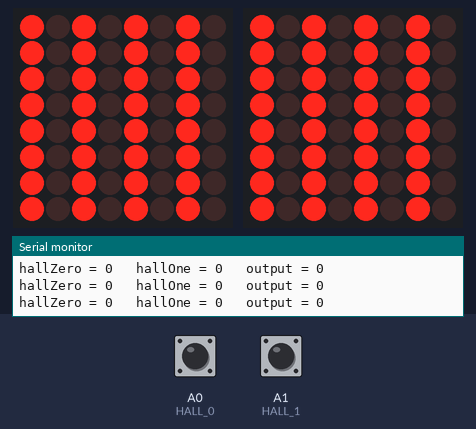
Recording of a sketch running on a simulated Arduino Uno, built with avr-gcc and run on an emulated ATmega328P. Parts: 2 × 8×8 LED matrix, the last lines printed to the serial monitor. The inputs (shaded band) are chosen by the test bench; at power-on: A0 (HALL_0) HIGH, A1 (HALL_1) HIGH.

Above: at 4.8 s.
4.9 s: A0 (HALL_0) pulled LOW for 2.35 s
At 6.19 s:
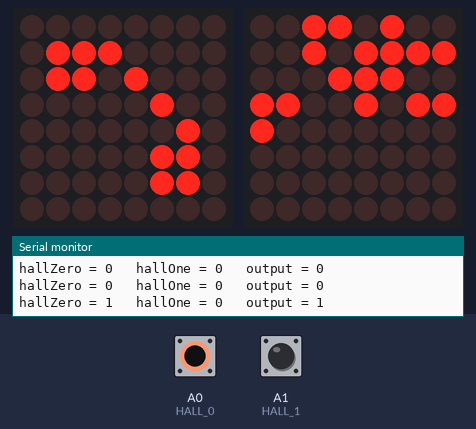
8.7 s: A1 (HALL_1) pulled LOW for 2.35 s
At 10.5 s:
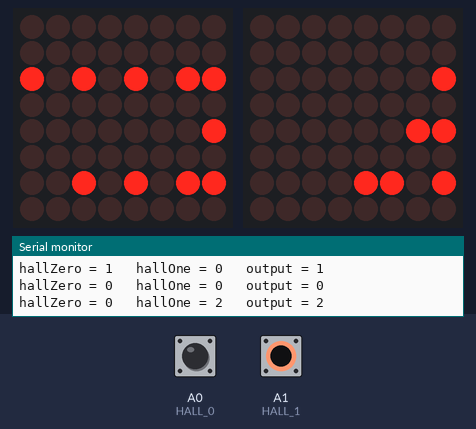
12.9 s: A0 (HALL_0) driven LOW and A1 (HALL_1) driven LOW
At 13.9 s:
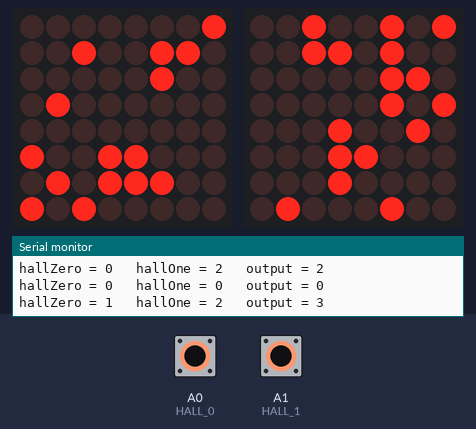
18.9 s: A1 (HALL_1) driven HIGH
At 19.65 s:
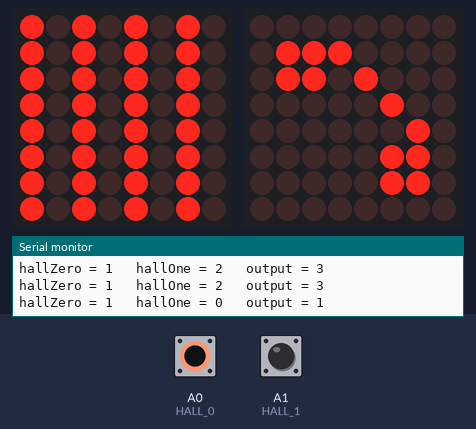
21.6 s: A0 (HALL_0) driven HIGH
At 22.9 s:
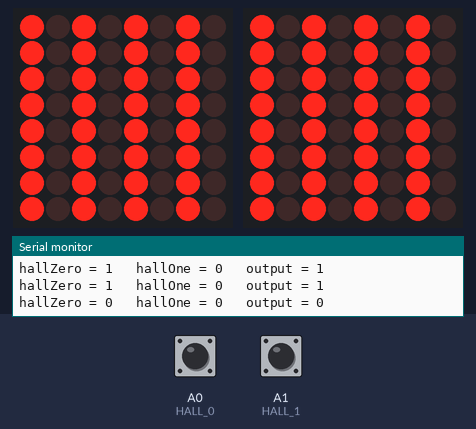
24.3 s: A0 (HALL_0) driven LOW
At 26.12 s:
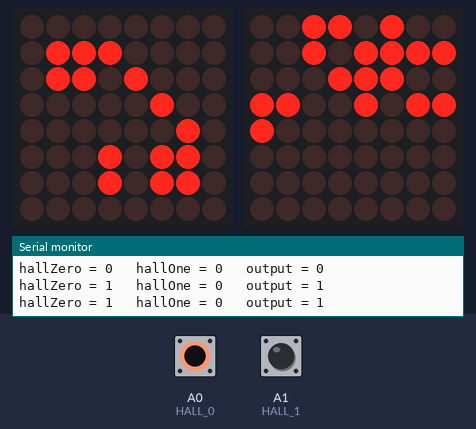
Timing chart, 0 to 27.6 s (numbered marks = the images above; inputs shaded):
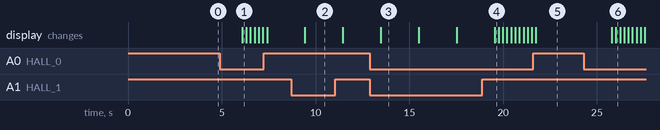

The sketch:

MM_PeskyPyramidAlt.ino
```cpp
#include "LedControl.h"
//#include "char.h"
#include "left_side_0.h"
#include "right_side_0.h"
#include "left_side_1.h"
#include "right_side_1.h"
#include "left_side_2.h"
#include "right_side_2.h"
#include "left_side_3.h"
#include "right_side_3.h"

// Define pins Right
#define P_DIN_RIGHT 5
#define P_CLK_RIGHT 4
#define P_CS_RIGHT  6

// Define pins Left
#define P_DIN_LEFT 8
#define P_CLK_LEFT 9
#define P_CS_LEFT  7

#define HALL_0  A0
#define HALL_1  A1

// Display
#define DISP_1 1

//  State machine
int stateMachine = 0;

// Dedine and Create LED matrix Left and Right
LedControl lcRight=LedControl(P_DIN_RIGHT,P_CLK_RIGHT,P_CS_RIGHT,DISP_1);
LedControl lcLeft=LedControl(P_DIN_LEFT,P_CLK_LEFT,P_CS_LEFT,DISP_1);

unsigned long delaytime=300;


// Right image display
void displayImageRight(const byte* image) {
  for (int i = 0; i < 8; i++) {
    for (int j = 0; j < 8; j++) {
      lcRight.setLed(0, i, j, bitRead((image[7-i]), j));
    }
   }
}
// Left image display
void displayImageLeft(const byte* image) {
  for (int i = 0; i < 8; i++) {
    for (int j = 0; j < 8; j++) {
      lcLeft.setLed(0, i, j, bitRead((image[7-i]), j));
    }
   }
}

void setup() {
    /*
   The MAX72XX is in power-saving mode on startup,
   we have to do a wakeup call
   */
  lcRight.shutdown(0,false);
  lcLeft.shutdown(0,false);
  /* Set the brightness to a medium values */
  lcRight.setIntensity(0,8);
  lcLeft.setIntensity(0,8);
  /* and clear the display */
  lcRight.clearDisplay(0);
  lcLeft.clearDisplay(0);

  pinMode(HALL_0, INPUT_PULLUP);
  pinMode(HALL_1, INPUT_PULLUP);
  Serial.begin(9600);

}


int i = 0;
int tDelay = 2000;


void loop() {
  //image lengths for left and right MUST be the same
  int hallZero = !digitalRead(HALL_0);
  int hallOne = !digitalRead(HALL_1) << 1;

  // Create a small state machine
  // 0 = normal, no magnets
  // 1 = Hall 0 Magnet present
  // 2 = Hall 1 Magnet present
  // 3 = Hall 0 & 1 present

  stateMachine = hallZero + hallOne;

  Serial.print("hallZero = ");
  Serial.print(hallZero);
  Serial.print("\t hallOne = ");
  Serial.print(hallOne);
  Serial.print("\t output = ");
  Serial.println(stateMachine);

  switch (stateMachine){
   case 0:
     tDelay = 2000;
     if(IMAGES_LEFT_STATE0_LEN==IMAGES_RIGHT_STATE0_LEN){
        displayImageLeft(IMAGES_LEFT_STATE0[i]);
        displayImageRight(IMAGES_RIGHT_STATE0[i]);

        if (++i >= IMAGES_LEFT_STATE0_LEN ) {
          i = 0;
        }
      }
    break;

    case 1:
      tDelay = 200;
      if(IMAGES_LEFT_STATE1_LEN==IMAGES_RIGHT_STATE1_LEN){
        displayImageLeft(IMAGES_LEFT_STATE1[i]);
        displayImageRight(IMAGES_RIGHT_STATE1[i]);

        if (++i >= IMAGES_LEFT_STATE1_LEN ) {
          i = 0;
        }
      }

    break;

    case 2:
      tDelay = 2000;
      if(IMAGES_LEFT_STATE2_LEN==IMAGES_RIGHT_STATE2_LEN){
        displayImageLeft(IMAGES_LEFT_STATE2[i]);
        displayImageRight(IMAGES_RIGHT_STATE2[i]);

        if (++i >= IMAGES_LEFT_STATE2_LEN ) {
          i = 0;
        }
      }
    break;

    case 3:
      tDelay = 2000;
      if(IMAGES_LEFT_STATE3_LEN==IMAGES_RIGHT_STATE3_LEN){
        displayImageLeft(IMAGES_LEFT_STATE3[i]);
        displayImageRight(IMAGES_RIGHT_STATE3[i]);

        if (++i >= IMAGES_LEFT_STATE3_LEN ) {
          i = 0;
        }
      }
      break;
  }

  delay(tDelay);
}
```

left_side_0.h
```cpp
const byte IMAGES_LEFT_STATE0[][8] = {
{
  B01010101,
  B01010101,
  B01010101,
  B01010101,
  B01010101,
  B01010101,
  B01010101,
  B01010101
}};
const int IMAGES_LEFT_STATE0_LEN = sizeof(IMAGES_LEFT_STATE0)/8;
```

left_side_1.h
```cpp
const byte IMAGES_LEFT_STATE1[][8] = {
{ // Telephone symbol
  B00000000,
  B01100000,
  B01100000,
  B01000000,
  B00100000,
  B00010110,
  B00001110,
  B00000000
},{
  B00000000,
  B01101000,
  B01101000,
  B01000000,
  B00100000,
  B00010110,
  B00001110,
  B00000000
},{
  B00000100,
  B01100010,
  B01100010,
  B01000100,
  B00100000,
  B00010110,
  B00001110,
  B00000000
}};
const int IMAGES_LEFT_STATE1_LEN = sizeof(IMAGES_LEFT_STATE1)/8;
```

left_side_2.h
```cpp
const byte IMAGES_LEFT_STATE2[][8] = {
{ //Letters D E B in Morse
  B00000000,
  B11010100,
  B00000000,
  B10000000,
  B00000000,
  B11010101,
  B00000000,
  B00000000
}};
const int IMAGES_LEFT_STATE2_LEN = sizeof(IMAGES_LEFT_STATE2)/8;
```

left_side_3.h
```cpp
const byte IMAGES_LEFT_STATE3[][8] = {
{ //Letters FO when overlaid
  B00000101,
  B00111010,
  B00011001,
  B00000000,
  B00000010,
  B00100000,
  B01100100,
  B10000000
},{ //Letters FO when overlaid
  B00001010,
  B01000100,
  B00100100,
  B01111000,
  B00100000,
  B10000010,
  B10000000,
  B01010000
},{ //Letters FO when overlaid
  B00010000,
  B00000001,
  B00000010,
  B00000001,
  B01010100,
  B01010100,
  B00010010,
  B00101001
},{ // Blank screen
  B00000000,
  B00000000,
  B00000000,
  B00000000,
  B00000000,
  B00000000,
  B00000000,
  B00000000
}};
const int IMAGES_LEFT_STATE3_LEN = sizeof(IMAGES_LEFT_STATE3)/8;
```

right_side_0.h
```cpp
const byte IMAGES_RIGHT_STATE0[][8] = {
{
  B01010101,
  B01010101,
  B01010101,
  B01010101,
  B01010101,
  B01010101,
  B01010101,
  B01010101
}};
const int IMAGES_RIGHT_STATE0_LEN = sizeof(IMAGES_RIGHT_STATE0)/8;
```

right_side_1.h
```cpp
const byte IMAGES_RIGHT_STATE1[][8] = {
{ // Binary phone number (07838 692396)
  B00000000,
  B00000000,
  B00000000,
  B00000001,
  B11010011,
  B00111000,
  B11110100,
  B00101100
},{
  B00000000,
  B00000000,
  B00000000,
  B00000001,
  B11010011,
  B00111000,
  B11110100,
  B00101100
},{
  B00000000,
  B00000000,
  B00000000,
  B00000001,
  B11010011,
  B00111000,
  B11110100,
  B00101100
}};
const int IMAGES_RIGHT_STATE1_LEN = sizeof(IMAGES_RIGHT_STATE1)/8;
```

right_side_2.h
```cpp
const byte IMAGES_RIGHT_STATE2[][8] = {
{ //Letters A T E in Morse
  B00000000,
  B10110000,
  B00000000,
  B11000000,
  B00000000,
  B10000000,
  B00000000,
  B00000000
}};
const int IMAGES_RIGHT_STATE2_LEN = sizeof(IMAGES_RIGHT_STATE2)/8;
```

right_side_3.h
```cpp
const byte IMAGES_RIGHT_STATE3[][8] = {
{ //Letters AM when overlaid
  B00100010,
  B00001000,
  B00011000,
  B01001000,
  B10100000,
  B01100000,
  B00101100,
  B10100100
},{ // Letters AM when overlaid
  B10011101,
  B00010000,
  B00000010,
  B00000101,
  B00000000,
  B10001010,
  B11000010,
  B01001000
},{ // Letters AM when overlaid
  B00000000,
  B01000111,
  B00000101,
  B00010010,
  B01000100,
  B00000000,
  B00000000,
  B00000010
},{ // Blank screen
  B00000000,
  B00000000,
  B00000000,
  B00000000,
  B00000000,
  B00000000,
  B00000000,
  B00000000
}};
const int IMAGES_RIGHT_STATE3_LEN = sizeof(IMAGES_RIGHT_STATE3)/8;
```

Measured:
- after the input at 4.9 s, the display: changes after 1.2 s (image 1)
- after the input at 8.7 s, the display: changes after 0.73 s (image 2)
- after the input at 12.9 s, the display: changes after 0.58 s (image 3)
- after the input at 18.9 s, the display: changes after 0.64 s (image 4)
- after the input at 21.6 s, the display: changes after 0.15 s (image 5)
- after the input at 24.3 s, the display: first changes after 1.5 s (image 6 shows a later state)
- what the display in image 3 shows lasts 2.0 s, from 13.5 s to 15.5 s
